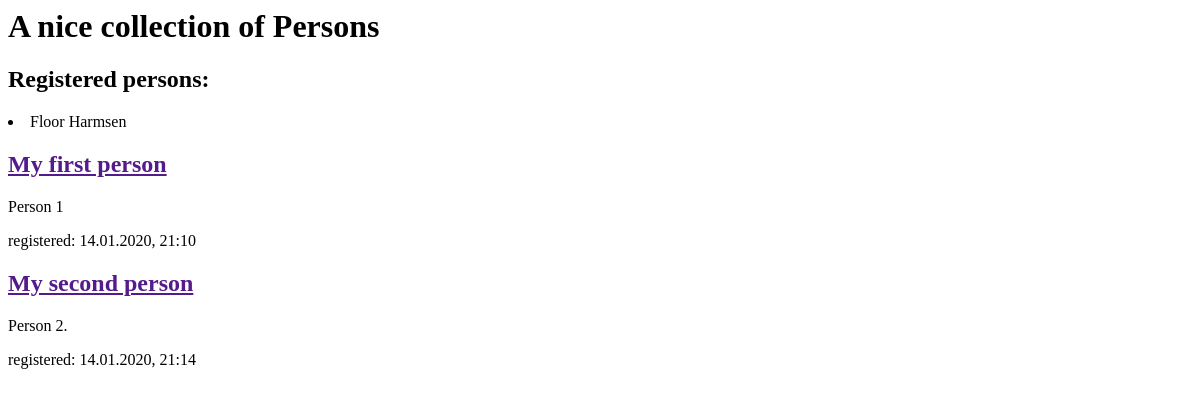
The app's page /persons, older data.
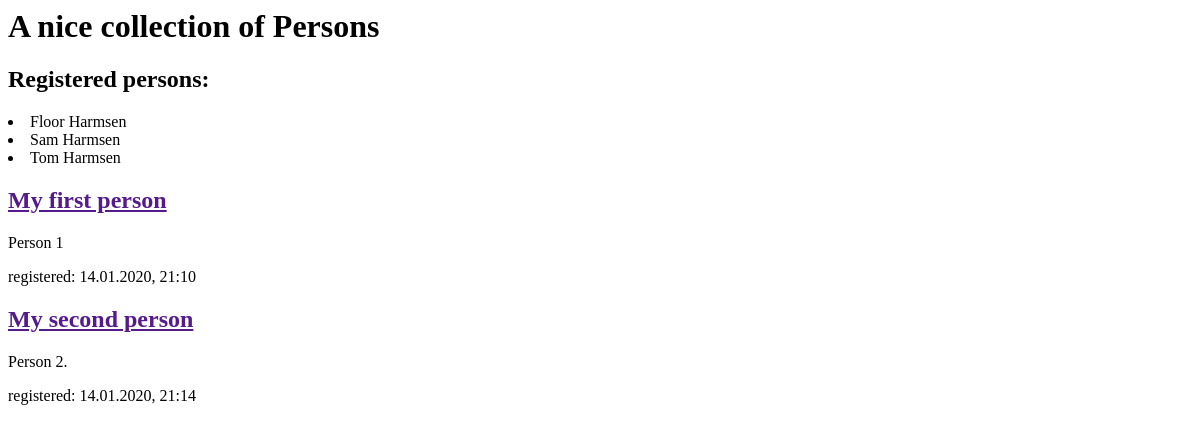
The same page, newer data.
### calculate_it/models.py (models this page shows)
class Person(models.Model):
	first_name = models.CharField(max_length=25)
	last_name = models.CharField(max_length=25)
	def __str__(self):
		return f"{self.first_name} {self.last_name}"

### calculate_it/views.py (the view)
# urls.py: path('persons', views.persons, name='persons'),
def persons(request):
	persons = Person.objects.all()
	return render(request, 'calculate_it/persons.html', {'persons': persons})

### calculate_it/templates/calculate_it/persons.html (shortened to what this page needs)
<html>
    <head>
    </head>
    <body>
        <div>
            <h1>A nice collection of Persons</h1>
        </div>
        <div>
        	<h2>Registered persons:</h2>
        	{% for person in persons %}
	        	<li>{{ person }}</li>
        	{% endfor %}
        </div>
        <div>
            <h2><a href="">My first person</a></h2>
            <p>Person 1</p>
            <p>registered: 14.01.2020, 21:10</p>
        </div>
        <div>
            <h2><a href="">My second person</a></h2>
            <p>Person 2.</p>
            <p>registered: 14.01.2020, 21:14</p>
        </div>
    </body>
</html>

Row changes from the older to the newer data that the page shows:
added Person: first_name+last_name "Sam Harmsen"
added Person: first_name+last_name "Tom Harmsen"
